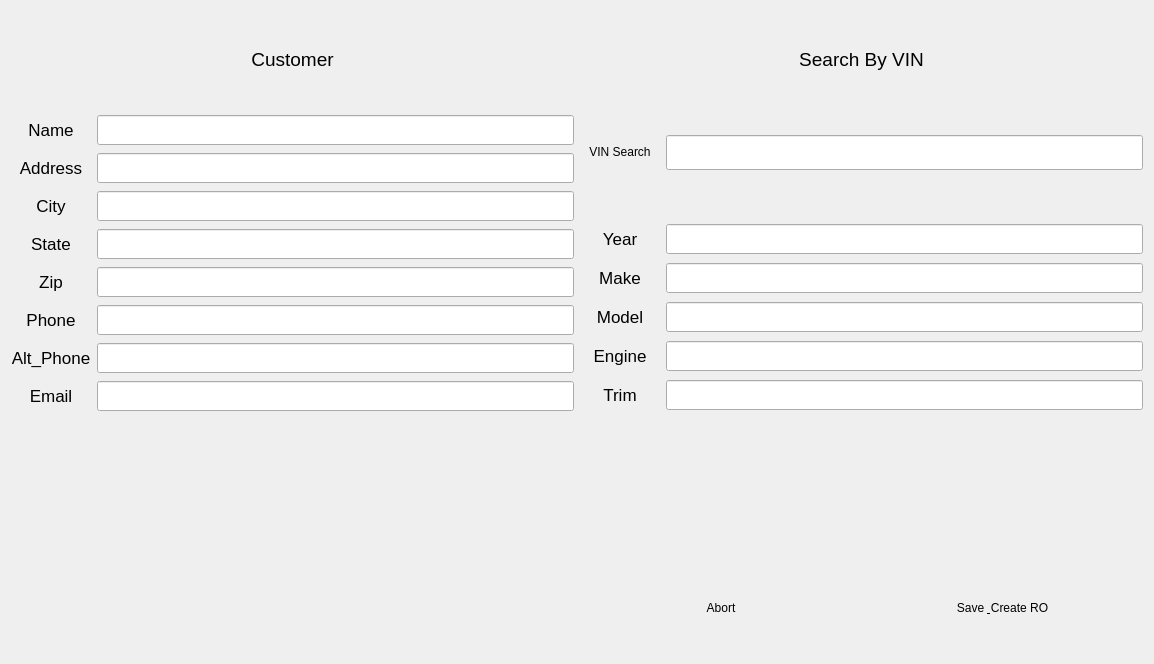
<?xml version="1.0" encoding="UTF-8"?>
<ui version="4.0">
 <class>Form</class>
 <widget class="QWidget" name="Form">
  <property name="geometry">
   <rect>
    <x>0</x>
    <y>0</y>
    <width>1154</width>
    <height>664</height>
   </rect>
  </property>
  <property name="minimumSize">
   <size>
    <width>0</width>
    <height>0</height>
   </size>
  </property>
  <property name="windowTitle">
   <string>Vehicle Search</string>
  </property>
  <property name="windowIcon">
   <iconset>
    <normaloff>../Images/Icons/car.png</normaloff>../Images/Icons/car.png</iconset>
  </property>
  <property name="styleSheet">
   <string notr="true"/>
  </property>
  <layout class="QGridLayout" name="gridLayout">
   <item row="0" column="0">
    <widget class="QLabel" name="customer_label">
     <property name="font">
      <font>
       <pointsize>14</pointsize>
      </font>
     </property>
     <property name="text">
      <string>Customer</string>
     </property>
     <property name="alignment">
      <set>Qt::AlignCenter</set>
     </property>
    </widget>
   </item>
   <item row="0" column="1">
    <widget class="QLabel" name="vin_label">
     <property name="maximumSize">
      <size>
       <width>16777215</width>
       <height>50</height>
      </size>
     </property>
     <property name="font">
      <font>
       <pointsize>14</pointsize>
      </font>
     </property>
     <property name="text">
      <string>Search By VIN</string>
     </property>
     <property name="alignment">
      <set>Qt::AlignCenter</set>
     </property>
    </widget>
   </item>
   <item row="1" column="0" rowspan="2">
    <layout class="QVBoxLayout" name="verticalLayout_2">
     <item>
      <layout class="QHBoxLayout" name="horizontalLayout_8">
       <item>
        <widget class="QLabel" name="name_label">
         <property name="minimumSize">
          <size>
           <width>80</width>
           <height>0</height>
          </size>
         </property>
         <property name="font">
          <font>
           <pointsize>13</pointsize>
           <bold>false</bold>
          </font>
         </property>
         <property name="text">
          <string>Name</string>
         </property>
         <property name="alignment">
          <set>Qt::AlignCenter</set>
         </property>
        </widget>
       </item>
       <item>
        <widget class="QLineEdit" name="name_line">
         <property name="minimumSize">
          <size>
           <width>50</width>
           <height>30</height>
          </size>
         </property>
         <property name="alignment">
          <set>Qt::AlignCenter</set>
         </property>
        </widget>
       </item>
      </layout>
     </item>
     <item>
      <layout class="QHBoxLayout" name="horizontalLayout_9">
       <item>
        <widget class="QLabel" name="address_label">
         <property name="minimumSize">
          <size>
           <width>80</width>
           <height>0</height>
          </size>
         </property>
         <property name="font">
          <font>
           <pointsize>13</pointsize>
          </font>
         </property>
         <property name="text">
          <string>Address</string>
         </property>
         <property name="alignment">
          <set>Qt::AlignCenter</set>
         </property>
        </widget>
       </item>
       <item>
        <widget class="QLineEdit" name="address_line">
         <property name="minimumSize">
          <size>
           <width>50</width>
           <height>30</height>
          </size>
         </property>
         <property name="alignment">
          <set>Qt::AlignCenter</set>
         </property>
        </widget>
       </item>
      </layout>
     </item>
     <item>
      <layout class="QHBoxLayout" name="horizontalLayout_10">
       <item>
        <widget class="QLabel" name="city_label">
         <property name="minimumSize">
          <size>
           <width>80</width>
           <height>0</height>
          </size>
         </property>
         <property name="font">
          <font>
           <pointsize>13</pointsize>
          </font>
         </property>
         <property name="text">
          <string>City</string>
         </property>
         <property name="alignment">
          <set>Qt::AlignCenter</set>
         </property>
        </widget>
       </item>
       <item>
        <widget class="QLineEdit" name="city_line">
         <property name="minimumSize">
          <size>
           <width>0</width>
           <height>30</height>
          </size>
         </property>
         <property name="alignment">
          <set>Qt::AlignCenter</set>
         </property>
        </widget>
       </item>
      </layout>
     </item>
     <item>
      <layout class="QHBoxLayout" name="horizontalLayout_11">
       <item>
        <widget class="QLabel" name="state_label">
         <property name="minimumSize">
          <size>
           <width>80</width>
           <height>0</height>
          </size>
         </property>
         <property name="font">
          <font>
           <pointsize>13</pointsize>
          </font>
         </property>
         <property name="text">
          <string>State</string>
         </property>
         <property name="alignment">
          <set>Qt::AlignCenter</set>
         </property>
        </widget>
       </item>
       <item>
        <widget class="QLineEdit" name="state_line">
         <property name="minimumSize">
          <size>
           <width>0</width>
           <height>30</height>
          </size>
         </property>
         <property name="alignment">
          <set>Qt::AlignCenter</set>
         </property>
        </widget>
       </item>
      </layout>
     </item>
     <item>
      <layout class="QHBoxLayout" name="horizontalLayout_12">
       <item>
        <widget class="QLabel" name="zip_label">
         <property name="minimumSize">
          <size>
           <width>80</width>
           <height>0</height>
          </size>
         </property>
         <property name="font">
          <font>
           <pointsize>13</pointsize>
          </font>
         </property>
         <property name="text">
          <string>Zip</string>
         </property>
         <property name="alignment">
          <set>Qt::AlignCenter</set>
         </property>
        </widget>
       </item>
       <item>
        <widget class="QLineEdit" name="zip_line">
         <property name="minimumSize">
          <size>
           <width>0</width>
           <height>30</height>
          </size>
         </property>
         <property name="alignment">
          <set>Qt::AlignCenter</set>
         </property>
        </widget>
       </item>
      </layout>
     </item>
     <item>
      <layout class="QHBoxLayout" name="horizontalLayout_13">
       <item>
        <widget class="QLabel" name="phone_label">
         <property name="minimumSize">
          <size>
           <width>80</width>
           <height>0</height>
          </size>
         </property>
         <property name="font">
          <font>
           <pointsize>13</pointsize>
          </font>
         </property>
         <property name="text">
          <string>Phone</string>
         </property>
         <property name="alignment">
          <set>Qt::AlignCenter</set>
         </property>
        </widget>
       </item>
       <item>
        <widget class="QLineEdit" name="phone_line">
         <property name="minimumSize">
          <size>
           <width>0</width>
           <height>30</height>
          </size>
         </property>
         <property name="alignment">
          <set>Qt::AlignCenter</set>
         </property>
        </widget>
       </item>
      </layout>
     </item>
     <item>
      <layout class="QHBoxLayout" name="horizontalLayout_14">
       <item>
        <widget class="QLabel" name="alt_phone_label">
         <property name="minimumSize">
          <size>
           <width>80</width>
           <height>0</height>
          </size>
         </property>
         <property name="font">
          <font>
           <pointsize>13</pointsize>
          </font>
         </property>
         <property name="text">
          <string>Alt_Phone</string>
         </property>
         <property name="alignment">
          <set>Qt::AlignCenter</set>
         </property>
        </widget>
       </item>
       <item>
        <widget class="QLineEdit" name="alt_phone_line">
         <property name="minimumSize">
          <size>
           <width>0</width>
           <height>30</height>
          </size>
         </property>
         <property name="alignment">
          <set>Qt::AlignCenter</set>
         </property>
        </widget>
       </item>
      </layout>
     </item>
     <item>
      <layout class="QHBoxLayout" name="horizontalLayout_15">
       <item>
        <widget class="QLabel" name="email_label">
         <property name="minimumSize">
          <size>
           <width>80</width>
           <height>0</height>
          </size>
         </property>
         <property name="font">
          <font>
           <pointsize>13</pointsize>
          </font>
         </property>
         <property name="text">
          <string>Email</string>
         </property>
         <property name="alignment">
          <set>Qt::AlignCenter</set>
         </property>
        </widget>
       </item>
       <item>
        <widget class="QLineEdit" name="email_line">
         <property name="minimumSize">
          <size>
           <width>0</width>
           <height>30</height>
          </size>
         </property>
         <property name="alignment">
          <set>Qt::AlignCenter</set>
         </property>
        </widget>
       </item>
      </layout>
     </item>
    </layout>
   </item>
   <item row="1" column="1">
    <layout class="QHBoxLayout" name="horizontalLayout_2">
     <item>
      <widget class="QPushButton" name="vin_search_button">
       <property name="text">
        <string>VIN Search</string>
       </property>
       <property name="icon">
        <iconset>
         <normaloff>../Images/Icons/search.png</normaloff>../Images/Icons/search.png</iconset>
       </property>
       <property name="iconSize">
        <size>
         <width>30</width>
         <height>30</height>
        </size>
       </property>
       <property name="flat">
        <bool>true</bool>
       </property>
      </widget>
     </item>
     <item>
      <widget class="QLineEdit" name="vin_line">
       <property name="minimumSize">
        <size>
         <width>0</width>
         <height>35</height>
        </size>
       </property>
       <property name="maximumSize">
        <size>
         <width>600</width>
         <height>16777215</height>
        </size>
       </property>
       <property name="font">
        <font>
         <pointsize>14</pointsize>
        </font>
       </property>
       <property name="alignment">
        <set>Qt::AlignCenter</set>
       </property>
      </widget>
     </item>
    </layout>
   </item>
   <item row="2" column="1">
    <layout class="QVBoxLayout" name="verticalLayout">
     <item>
      <layout class="QHBoxLayout" name="horizontalLayout_4">
       <item>
        <widget class="QLabel" name="year_label">
         <property name="minimumSize">
          <size>
           <width>80</width>
           <height>0</height>
          </size>
         </property>
         <property name="font">
          <font>
           <pointsize>13</pointsize>
          </font>
         </property>
         <property name="styleSheet">
          <string notr="true">text-align: center;</string>
         </property>
         <property name="text">
          <string>Year</string>
         </property>
         <property name="alignment">
          <set>Qt::AlignCenter</set>
         </property>
        </widget>
       </item>
       <item>
        <widget class="QLineEdit" name="year_line">
         <property name="minimumSize">
          <size>
           <width>50</width>
           <height>30</height>
          </size>
         </property>
         <property name="maximumSize">
          <size>
           <width>600</width>
           <height>16777215</height>
          </size>
         </property>
         <property name="font">
          <font>
           <pointsize>13</pointsize>
          </font>
         </property>
         <property name="alignment">
          <set>Qt::AlignCenter</set>
         </property>
        </widget>
       </item>
      </layout>
     </item>
     <item>
      <layout class="QHBoxLayout" name="horizontalLayout_5">
       <item>
        <widget class="QLabel" name="make_label">
         <property name="minimumSize">
          <size>
           <width>80</width>
           <height>0</height>
          </size>
         </property>
         <property name="font">
          <font>
           <pointsize>13</pointsize>
          </font>
         </property>
         <property name="text">
          <string>Make</string>
         </property>
         <property name="alignment">
          <set>Qt::AlignCenter</set>
         </property>
        </widget>
       </item>
       <item>
        <widget class="QLineEdit" name="make_line">
         <property name="minimumSize">
          <size>
           <width>0</width>
           <height>30</height>
          </size>
         </property>
         <property name="maximumSize">
          <size>
           <width>600</width>
           <height>16777215</height>
          </size>
         </property>
         <property name="font">
          <font>
           <pointsize>13</pointsize>
          </font>
         </property>
         <property name="alignment">
          <set>Qt::AlignCenter</set>
         </property>
        </widget>
       </item>
      </layout>
     </item>
     <item>
      <layout class="QHBoxLayout" name="horizontalLayout_6">
       <item>
        <widget class="QLabel" name="model_label">
         <property name="minimumSize">
          <size>
           <width>80</width>
           <height>0</height>
          </size>
         </property>
         <property name="font">
          <font>
           <pointsize>13</pointsize>
          </font>
         </property>
         <property name="text">
          <string>Model</string>
         </property>
         <property name="alignment">
          <set>Qt::AlignCenter</set>
         </property>
        </widget>
       </item>
       <item>
        <widget class="QLineEdit" name="model_line">
         <property name="minimumSize">
          <size>
           <width>0</width>
           <height>30</height>
          </size>
         </property>
         <property name="maximumSize">
          <size>
           <width>600</width>
           <height>16777215</height>
          </size>
         </property>
         <property name="font">
          <font>
           <pointsize>13</pointsize>
          </font>
         </property>
         <property name="alignment">
          <set>Qt::AlignCenter</set>
         </property>
        </widget>
       </item>
      </layout>
     </item>
     <item>
      <layout class="QHBoxLayout" name="horizontalLayout_3">
       <item>
        <widget class="QLabel" name="engine_label">
         <property name="minimumSize">
          <size>
           <width>80</width>
           <height>0</height>
          </size>
         </property>
         <property name="font">
          <font>
           <pointsize>13</pointsize>
          </font>
         </property>
         <property name="text">
          <string>Engine</string>
         </property>
         <property name="alignment">
          <set>Qt::AlignCenter</set>
         </property>
        </widget>
       </item>
       <item>
        <widget class="QLineEdit" name="engine_line">
         <property name="minimumSize">
          <size>
           <width>0</width>
           <height>30</height>
          </size>
         </property>
         <property name="maximumSize">
          <size>
           <width>600</width>
           <height>16777215</height>
          </size>
         </property>
         <property name="font">
          <font>
           <pointsize>13</pointsize>
          </font>
         </property>
         <property name="alignment">
          <set>Qt::AlignCenter</set>
         </property>
        </widget>
       </item>
      </layout>
     </item>
     <item>
      <layout class="QHBoxLayout" name="horizontalLayout_7">
       <item>
        <widget class="QLabel" name="trim_label">
         <property name="minimumSize">
          <size>
           <width>80</width>
           <height>0</height>
          </size>
         </property>
         <property name="font">
          <font>
           <pointsize>13</pointsize>
          </font>
         </property>
         <property name="text">
          <string>Trim</string>
         </property>
         <property name="alignment">
          <set>Qt::AlignCenter</set>
         </property>
        </widget>
       </item>
       <item>
        <widget class="QLineEdit" name="trim_line">
         <property name="minimumSize">
          <size>
           <width>0</width>
           <height>30</height>
          </size>
         </property>
         <property name="maximumSize">
          <size>
           <width>600</width>
           <height>16777215</height>
          </size>
         </property>
         <property name="font">
          <font>
           <pointsize>13</pointsize>
          </font>
         </property>
         <property name="alignment">
          <set>Qt::AlignCenter</set>
         </property>
        </widget>
       </item>
      </layout>
     </item>
    </layout>
   </item>
   <item row="3" column="0">
    <widget class="QLabel" name="winter_auto_logo">
     <property name="maximumSize">
      <size>
       <width>16777215</width>
       <height>200</height>
      </size>
     </property>
     <property name="text">
      <string/>
     </property>
     <property name="pixmap">
      <pixmap>../Images/winter_auto.png</pixmap>
     </property>
     <property name="alignment">
      <set>Qt::AlignBottom|Qt::AlignHCenter</set>
     </property>
    </widget>
   </item>
   <item row="3" column="1">
    <layout class="QHBoxLayout" name="horizontalLayout">
     <property name="spacing">
      <number>0</number>
     </property>
     <property name="topMargin">
      <number>150</number>
     </property>
     <property name="bottomMargin">
      <number>9</number>
     </property>
     <item>
      <widget class="QPushButton" name="abort_button">
       <property name="styleSheet">
        <string notr="true">text-align: center;</string>
       </property>
       <property name="text">
        <string>Abort</string>
       </property>
       <property name="icon">
        <iconset>
         <normaloff>../Images/Icons/cross.png</normaloff>../Images/Icons/cross.png</iconset>
       </property>
       <property name="iconSize">
        <size>
         <width>30</width>
         <height>30</height>
        </size>
       </property>
       <property name="autoRepeatDelay">
        <number>100</number>
       </property>
       <property name="flat">
        <bool>true</bool>
       </property>
      </widget>
     </item>
     <item>
      <widget class="QPushButton" name="save_create_button">
       <property name="styleSheet">
        <string notr="true">text-align: center;</string>
       </property>
       <property name="text">
        <string>Save &amp; Create RO</string>
       </property>
       <property name="icon">
        <iconset>
         <normaloff>../Images/Icons/check.png</normaloff>../Images/Icons/check.png</iconset>
       </property>
       <property name="iconSize">
        <size>
         <width>30</width>
         <height>30</height>
        </size>
       </property>
       <property name="flat">
        <bool>true</bool>
       </property>
      </widget>
     </item>
    </layout>
   </item>
  </layout>
 </widget>
 <resources/>
 <connections/>
</ui>
